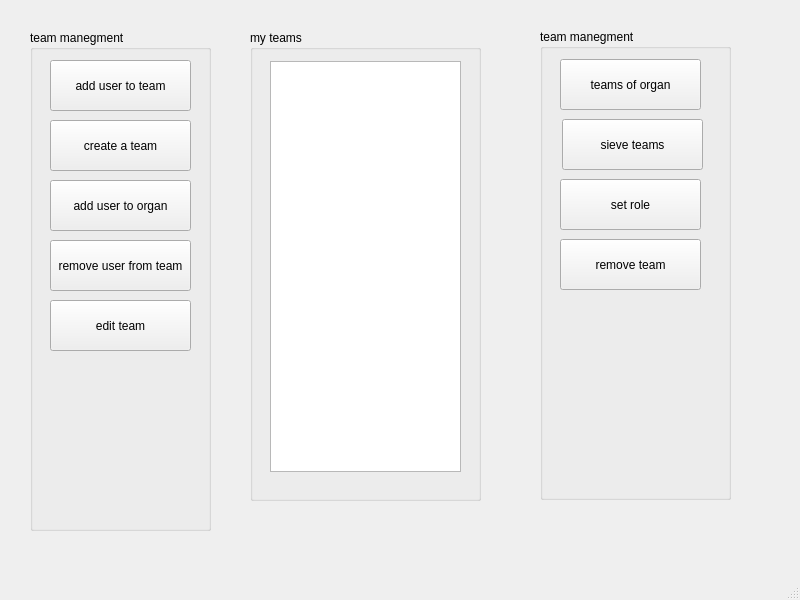
<?xml version="1.0" encoding="UTF-8"?>
<ui version="4.0">
 <class>team_management</class>
 <widget class="QMainWindow" name="team_management">
  <property name="geometry">
   <rect>
    <x>0</x>
    <y>0</y>
    <width>800</width>
    <height>600</height>
   </rect>
  </property>
  <property name="windowTitle">
   <string>MainWindow</string>
  </property>
  <widget class="QWidget" name="centralwidget">
   <widget class="QGroupBox" name="groupBox">
    <property name="geometry">
     <rect>
      <x>250</x>
      <y>30</y>
      <width>231</width>
      <height>471</height>
     </rect>
    </property>
    <property name="title">
     <string>my teams</string>
    </property>
    <widget class="QListView" name="listView">
     <property name="geometry">
      <rect>
       <x>20</x>
       <y>31</y>
       <width>191</width>
       <height>411</height>
      </rect>
     </property>
    </widget>
   </widget>
   <widget class="QGroupBox" name="groupBox_2">
    <property name="geometry">
     <rect>
      <x>30</x>
      <y>30</y>
      <width>181</width>
      <height>501</height>
     </rect>
    </property>
    <property name="title">
     <string>team manegment</string>
    </property>
    <widget class="QPushButton" name="pushButton_2">
     <property name="geometry">
      <rect>
       <x>20</x>
       <y>90</y>
       <width>141</width>
       <height>51</height>
      </rect>
     </property>
     <property name="text">
      <string>create a team</string>
     </property>
    </widget>
    <widget class="QPushButton" name="pushButton_3">
     <property name="geometry">
      <rect>
       <x>20</x>
       <y>150</y>
       <width>141</width>
       <height>51</height>
      </rect>
     </property>
     <property name="text">
      <string>add user to organ</string>
     </property>
    </widget>
    <widget class="QPushButton" name="pushButton_4">
     <property name="geometry">
      <rect>
       <x>20</x>
       <y>210</y>
       <width>141</width>
       <height>51</height>
      </rect>
     </property>
     <property name="text">
      <string>remove user from team</string>
     </property>
    </widget>
    <widget class="QPushButton" name="pushButton_5">
     <property name="geometry">
      <rect>
       <x>20</x>
       <y>270</y>
       <width>141</width>
       <height>51</height>
      </rect>
     </property>
     <property name="text">
      <string>edit team</string>
     </property>
    </widget>
    <widget class="QPushButton" name="pushButton">
     <property name="geometry">
      <rect>
       <x>20</x>
       <y>30</y>
       <width>141</width>
       <height>51</height>
      </rect>
     </property>
     <property name="text">
      <string>add user to team</string>
     </property>
    </widget>
   </widget>
   <widget class="QGroupBox" name="groupBox_3">
    <property name="geometry">
     <rect>
      <x>540</x>
      <y>29</y>
      <width>191</width>
      <height>471</height>
     </rect>
    </property>
    <property name="title">
     <string>team manegment</string>
    </property>
    <widget class="QPushButton" name="pushButton_8">
     <property name="geometry">
      <rect>
       <x>20</x>
       <y>30</y>
       <width>141</width>
       <height>51</height>
      </rect>
     </property>
     <property name="text">
      <string>teams of organ</string>
     </property>
    </widget>
    <widget class="QPushButton" name="pushButton_9">
     <property name="geometry">
      <rect>
       <x>22</x>
       <y>90</y>
       <width>141</width>
       <height>51</height>
      </rect>
     </property>
     <property name="text">
      <string>sieve teams</string>
     </property>
    </widget>
    <widget class="QPushButton" name="pushButton_7">
     <property name="geometry">
      <rect>
       <x>20</x>
       <y>150</y>
       <width>141</width>
       <height>51</height>
      </rect>
     </property>
     <property name="text">
      <string>set role</string>
     </property>
    </widget>
    <widget class="QPushButton" name="pushButton_6">
     <property name="geometry">
      <rect>
       <x>20</x>
       <y>210</y>
       <width>141</width>
       <height>51</height>
      </rect>
     </property>
     <property name="text">
      <string>remove team</string>
     </property>
    </widget>
   </widget>
  </widget>
  <widget class="QMenuBar" name="menubar">
   <property name="geometry">
    <rect>
     <x>0</x>
     <y>0</y>
     <width>800</width>
     <height>26</height>
    </rect>
   </property>
  </widget>
  <widget class="QStatusBar" name="statusbar"/>
 </widget>
 <resources/>
 <connections/>
</ui>
